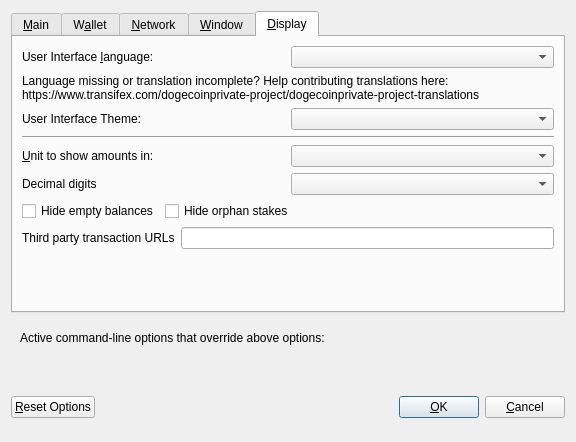
<?xml version="1.0" encoding="UTF-8"?>
<ui version="4.0">
 <class>OptionsDialog</class>
 <widget class="QDialog" name="OptionsDialog">
  <property name="geometry">
   <rect>
    <x>0</x>
    <y>0</y>
    <width>576</width>
    <height>442</height>
   </rect>
  </property>
  <property name="windowTitle">
   <string>Options</string>
  </property>
  <property name="modal">
   <bool>true</bool>
  </property>
  <layout class="QVBoxLayout" name="verticalLayout">
   <item>
    <widget class="QTabWidget" name="tabWidget">
     <property name="currentIndex">
      <number>4</number>
     </property>
     <widget class="QWidget" name="tabMain">
      <attribute name="title">
       <string>&amp;Main</string>
      </attribute>
      <layout class="QVBoxLayout" name="verticalLayout_Main">
       <item>
        <widget class="QCheckBox" name="bitcoinAtStartup">
         <property name="toolTip">
          <string>Automatically start DOGP after logging in to the system.</string>
         </property>
         <property name="text">
          <string>&amp;Start DOGP on system login</string>
         </property>
        </widget>
       </item>
       <item>
        <layout class="QHBoxLayout" name="horizontalLayout_2_Main">
         <item>
          <widget class="QLabel" name="databaseCacheLabel">
           <property name="text">
            <string>Size of &amp;database cache</string>
           </property>
           <property name="textFormat">
            <enum>Qt::PlainText</enum>
           </property>
           <property name="buddy">
            <cstring>databaseCache</cstring>
           </property>
          </widget>
         </item>
         <item>
          <widget class="QSpinBox" name="databaseCache"/>
         </item>
         <item>
          <widget class="QLabel" name="databaseCacheUnitLabel">
           <property name="text">
            <string>MB</string>
           </property>
           <property name="textFormat">
            <enum>Qt::PlainText</enum>
           </property>
          </widget>
         </item>
         <item>
          <spacer name="horizontalSpacer_2_Main">
           <property name="orientation">
            <enum>Qt::Horizontal</enum>
           </property>
           <property name="sizeHint" stdset="0">
            <size>
             <width>40</width>
             <height>20</height>
            </size>
           </property>
          </spacer>
         </item>
        </layout>
       </item>
       <item>
        <layout class="QHBoxLayout" name="horizontalLayout_3_Main">
         <item>
          <widget class="QLabel" name="threadsScriptVerifLabel">
           <property name="text">
            <string>Number of script &amp;verification threads</string>
           </property>
           <property name="textFormat">
            <enum>Qt::PlainText</enum>
           </property>
           <property name="buddy">
            <cstring>threadsScriptVerif</cstring>
           </property>
          </widget>
         </item>
         <item>
          <widget class="QSpinBox" name="threadsScriptVerif">
           <property name="toolTip">
            <string>(0 = auto, &lt;0 = leave that many cores free)</string>
           </property>
          </widget>
         </item>
         <item>
          <spacer name="horizontalSpacer_3_Main">
           <property name="orientation">
            <enum>Qt::Horizontal</enum>
           </property>
           <property name="sizeHint" stdset="0">
            <size>
             <width>40</width>
             <height>20</height>
            </size>
           </property>
          </spacer>
         </item>
        </layout>
       </item>
       <item>
        <spacer name="verticalSpacer_2">
         <property name="orientation">
          <enum>Qt::Vertical</enum>
         </property>
         <property name="sizeHint" stdset="0">
          <size>
           <width>20</width>
           <height>40</height>
          </size>
         </property>
        </spacer>
       </item>
       <item>
        <widget class="QCheckBox" name="checkBoxZeromintEnable">
         <property name="toolTip">
          <string>Enable automatic minting of DOGP units to zDOGP</string>
         </property>
         <property name="layoutDirection">
          <enum>Qt::LeftToRight</enum>
         </property>
         <property name="text">
          <string>Enable zDOGP Automint</string>
         </property>
        </widget>
       </item>
       <item>
        <layout class="QHBoxLayout" name="horizontalLayout_3">
         <item>
          <widget class="QLabel" name="percentage_label">
           <property name="toolTip">
            <string>Percentage of incoming DOGP which get automatically converted to zDOGP via Zerocoin Protocol (min: 10%)</string>
           </property>
           <property name="text">
            <string>Percentage of autominted zDOGP</string>
           </property>
          </widget>
         </item>
         <item>
          <widget class="QSpinBox" name="zeromintPercentage">
           <property name="minimum">
            <number>1</number>
           </property>
           <property name="maximum">
            <number>100</number>
           </property>
          </widget>
         </item>
        </layout>
       </item>
       <item>
        <layout class="QHBoxLayout" name="horizontalLayout" stretch="0,0">
         <property name="sizeConstraint">
          <enum>QLayout::SetFixedSize</enum>
         </property>
         <item>
          <widget class="QLabel" name="labelPreferredDenom">
           <property name="maximumSize">
            <size>
             <width>16777215</width>
             <height>16777215</height>
            </size>
           </property>
           <property name="toolTip">
            <string>Wait with automatic conversion to Zerocoin until enough DOGP for this denomination is available</string>
           </property>
           <property name="text">
            <string>Preferred Automint zDOGP Denomination</string>
           </property>
          </widget>
         </item>
         <item>
          <widget class="QComboBox" name="preferredDenom">
           <property name="maximumSize">
            <size>
             <width>16777215</width>
             <height>27</height>
            </size>
           </property>
           <property name="toolTip">
            <string>Wait with automatic conversion to Zerocoin until enough DOGP for this denomination is available</string>
           </property>
           <property name="maxVisibleItems">
            <number>9</number>
           </property>
           <property name="maxCount">
            <number>9</number>
           </property>
          </widget>
         </item>
        </layout>
       </item>
      </layout>
     </widget>
     <widget class="QWidget" name="tabWallet">
      <attribute name="title">
       <string>W&amp;allet</string>
      </attribute>
      <layout class="QVBoxLayout" name="verticalLayout_Wallet">
       <item>
        <layout class="QHBoxLayout" name="horizontalLayout_2_Wallet">
         <item>
          <widget class="QLabel" name="labelStakeSplitThresholdText">
           <property name="text">
            <string>Stake split threshold:</string>
           </property>
          </widget>
         </item>
         <item>
          <widget class="QSpinBox" name="spinBoxStakeSplitThreshold">
           <property name="minimum">
            <number>1</number>
           </property>
           <property name="maximum">
            <number>999999</number>
           </property>
          </widget>
         </item>
        </layout>
       </item>
       <item>
        <widget class="QGroupBox" name="groupBox">
         <property name="title">
          <string>Expert</string>
         </property>
         <layout class="QVBoxLayout" name="verticalLayout_2">
          <item>
           <widget class="QCheckBox" name="coinControlFeatures">
            <property name="toolTip">
             <string>Whether to show coin control features or not.</string>
            </property>
            <property name="text">
             <string>Enable coin &amp;control features</string>
            </property>
           </widget>
          </item>
          <item>
           <widget class="QCheckBox" name="showMasternodesTab">
            <property name="toolTip">
             <string>Show additional tab listing all your masternodes in first sub-tab&lt;br/&gt;and all masternodes on the network in second sub-tab.</string>
            </property>
            <property name="text">
             <string>Show Masternodes Tab</string>
            </property>
           </widget>
          </item>
          <item>
           <widget class="QCheckBox" name="spendZeroConfChange">
            <property name="toolTip">
             <string>If you disable the spending of unconfirmed change, the change from a transaction&lt;br/&gt;cannot be used until that transaction has at least one confirmation.&lt;br/&gt;This also affects how your balance is computed.</string>
            </property>
            <property name="text">
             <string>&amp;Spend unconfirmed change</string>
            </property>
           </widget>
          </item>
         </layout>
        </widget>
       </item>
       <item>
        <spacer name="verticalSpacer_Wallet">
         <property name="orientation">
          <enum>Qt::Vertical</enum>
         </property>
         <property name="sizeHint" stdset="0">
          <size>
           <width>20</width>
           <height>40</height>
          </size>
         </property>
        </spacer>
       </item>
      </layout>
     </widget>
     <widget class="QWidget" name="tabNetwork">
      <attribute name="title">
       <string>&amp;Network</string>
      </attribute>
      <layout class="QVBoxLayout" name="verticalLayout_Network">
       <item>
        <widget class="QCheckBox" name="mapPortUpnp">
         <property name="toolTip">
          <string>Automatically open the DOGP client port on the router. This only works when your router supports UPnP and it is enabled.</string>
         </property>
         <property name="text">
          <string>Map port using &amp;UPnP</string>
         </property>
        </widget>
       </item>
       <item>
        <widget class="QCheckBox" name="allowIncoming">
         <property name="toolTip">
          <string>Accept connections from outside</string>
         </property>
         <property name="text">
          <string>Allow incoming connections</string>
         </property>
        </widget>
       </item>
       <item>
        <widget class="QCheckBox" name="connectSocks">
         <property name="toolTip">
          <string>Connect to the DOGP network through a SOCKS5 proxy.</string>
         </property>
         <property name="text">
          <string>&amp;Connect through SOCKS5 proxy (default proxy):</string>
         </property>
        </widget>
       </item>
       <item>
        <layout class="QHBoxLayout" name="horizontalLayout_1_Network">
         <item>
          <widget class="QLabel" name="proxyIpLabel">
           <property name="text">
            <string>Proxy &amp;IP:</string>
           </property>
           <property name="textFormat">
            <enum>Qt::PlainText</enum>
           </property>
           <property name="buddy">
            <cstring>proxyIp</cstring>
           </property>
          </widget>
         </item>
         <item>
          <widget class="QValidatedLineEdit" name="proxyIp">
           <property name="minimumSize">
            <size>
             <width>140</width>
             <height>0</height>
            </size>
           </property>
           <property name="maximumSize">
            <size>
             <width>140</width>
             <height>16777215</height>
            </size>
           </property>
           <property name="toolTip">
            <string>IP address of the proxy (e.g. IPv4: 127.0.0.1 / IPv6: ::1)</string>
           </property>
          </widget>
         </item>
         <item>
          <widget class="QLabel" name="proxyPortLabel">
           <property name="text">
            <string>&amp;Port:</string>
           </property>
           <property name="textFormat">
            <enum>Qt::PlainText</enum>
           </property>
           <property name="buddy">
            <cstring>proxyPort</cstring>
           </property>
          </widget>
         </item>
         <item>
          <widget class="QLineEdit" name="proxyPort">
           <property name="minimumSize">
            <size>
             <width>55</width>
             <height>0</height>
            </size>
           </property>
           <property name="maximumSize">
            <size>
             <width>55</width>
             <height>16777215</height>
            </size>
           </property>
           <property name="toolTip">
            <string>Port of the proxy (e.g. 9050)</string>
           </property>
          </widget>
         </item>
         <item>
          <spacer name="horizontalSpacer_1_Network">
           <property name="orientation">
            <enum>Qt::Horizontal</enum>
           </property>
           <property name="sizeHint" stdset="0">
            <size>
             <width>40</width>
             <height>20</height>
            </size>
           </property>
          </spacer>
         </item>
        </layout>
       </item>
       <item>
        <spacer name="verticalSpacer_Network">
         <property name="orientation">
          <enum>Qt::Vertical</enum>
         </property>
         <property name="sizeHint" stdset="0">
          <size>
           <width>20</width>
           <height>40</height>
          </size>
         </property>
        </spacer>
       </item>
      </layout>
     </widget>
     <widget class="QWidget" name="tabWindow">
      <attribute name="title">
       <string>&amp;Window</string>
      </attribute>
      <layout class="QVBoxLayout" name="verticalLayout_Window">
       <item>
        <widget class="QCheckBox" name="minimizeToTray">
         <property name="toolTip">
          <string>Show only a tray icon after minimizing the window.</string>
         </property>
         <property name="text">
          <string>&amp;Minimize to the tray instead of the taskbar</string>
         </property>
        </widget>
       </item>
       <item>
        <widget class="QCheckBox" name="minimizeOnClose">
         <property name="toolTip">
          <string>Minimize instead of exit the application when the window is closed. When this option is enabled, the application will be closed only after selecting Quit in the menu.</string>
         </property>
         <property name="text">
          <string>M&amp;inimize on close</string>
         </property>
        </widget>
       </item>
       <item>
        <spacer name="verticalSpacer_Window">
         <property name="orientation">
          <enum>Qt::Vertical</enum>
         </property>
         <property name="sizeHint" stdset="0">
          <size>
           <width>20</width>
           <height>40</height>
          </size>
         </property>
        </spacer>
       </item>
      </layout>
     </widget>
     <widget class="QWidget" name="tabDisplay">
      <attribute name="title">
       <string>&amp;Display</string>
      </attribute>
      <layout class="QVBoxLayout" name="verticalLayout_Display">
       <item>
        <layout class="QHBoxLayout" name="horizontalLayout_1_Display">
         <item>
          <widget class="QLabel" name="langLabel">
           <property name="text">
            <string>User Interface &amp;language:</string>
           </property>
           <property name="textFormat">
            <enum>Qt::PlainText</enum>
           </property>
           <property name="buddy">
            <cstring>lang</cstring>
           </property>
          </widget>
         </item>
         <item>
          <widget class="QValueComboBox" name="lang">
           <property name="toolTip">
            <string>The user interface language can be set here. This setting will take effect after restarting DOGP.</string>
           </property>
          </widget>
         </item>
        </layout>
       </item>
       <item>
        <widget class="QLabel" name="label_3">
         <property name="toolTip">
          <string notr="true"/>
         </property>
         <property name="statusTip">
          <string notr="true"/>
         </property>
         <property name="whatsThis">
          <string notr="true"/>
         </property>
         <property name="accessibleName">
          <string notr="true"/>
         </property>
         <property name="text">
          <string>Language missing or translation incomplete? Help contributing translations here:
https://www.transifex.com/dogecoinprivate-project/dogecoinprivate-project-translations</string>
         </property>
         <property name="wordWrap">
          <bool>true</bool>
         </property>
         <property name="openExternalLinks">
          <bool>true</bool>
         </property>
         <property name="textInteractionFlags">
          <set>Qt::TextBrowserInteraction</set>
         </property>
        </widget>
       </item>
       <item>
        <layout class="QHBoxLayout" name="horizontalLayout_2_Display" stretch="0,0">
         <item>
          <widget class="QLabel" name="themeLabel">
           <property name="text">
            <string>User Interface Theme:</string>
           </property>
          </widget>
         </item>
         <item>
          <widget class="QValueComboBox" name="theme"/>
         </item>
        </layout>
       </item>
       <item>
        <widget class="Line" name="line">
         <property name="orientation">
          <enum>Qt::Horizontal</enum>
         </property>
        </widget>
       </item>
       <item>
        <layout class="QHBoxLayout" name="horizontalLayout_3_Display">
         <item>
          <widget class="QLabel" name="unitLabel">
           <property name="text">
            <string>&amp;Unit to show amounts in:</string>
           </property>
           <property name="textFormat">
            <enum>Qt::PlainText</enum>
           </property>
           <property name="buddy">
            <cstring>unit</cstring>
           </property>
          </widget>
         </item>
         <item>
          <widget class="QValueComboBox" name="unit">
           <property name="toolTip">
            <string>Choose the default subdivision unit to show in the interface and when sending coins.</string>
           </property>
          </widget>
         </item>
        </layout>
       </item>
       <item>
        <layout class="QHBoxLayout" name="horizontalLayout_4_Display">
         <item>
          <widget class="QLabel" name="digitsLabel">
           <property name="text">
            <string>Decimal digits</string>
           </property>
          </widget>
         </item>
         <item>
          <widget class="QValueComboBox" name="digits"/>
         </item>
        </layout>
       </item>
       <item>
        <layout class="QHBoxLayout" name="horizontalLayout_5_Display">
         <item>
          <widget class="QCheckBox" name="checkBoxHideZeroBalances">
           <property name="toolTip">
            <string>Hide empty balances</string>
           </property>
           <property name="layoutDirection">
            <enum>Qt::LeftToRight</enum>
           </property>
           <property name="text">
            <string>Hide empty balances</string>
           </property>
          </widget>
         </item>
         <item>
          <widget class="QCheckBox" name="checkBoxHideOrphans">
           <property name="toolTip">
            <string>Hide orphan stakes in transaction lists</string>
           </property>
           <property name="text">
            <string>Hide orphan stakes</string>
           </property>
          </widget>
         </item>
         <item>
          <spacer name="horizontalSpacer">
           <property name="orientation">
            <enum>Qt::Horizontal</enum>
           </property>
           <property name="sizeHint" stdset="0">
            <size>
             <width>40</width>
             <height>20</height>
            </size>
           </property>
          </spacer>
         </item>
        </layout>
       </item>
       <item>
        <layout class="QHBoxLayout" name="horizontalLayout_6_Display">
         <item>
          <widget class="QLabel" name="thirdPartyTxUrlsLabel">
           <property name="toolTip">
            <string>Third party URLs (e.g. a block explorer) that appear in the transactions tab as context menu items. %s in the URL is replaced by transaction hash. Multiple URLs are separated by vertical bar |.</string>
           </property>
           <property name="text">
            <string>Third party transaction URLs</string>
           </property>
           <property name="buddy">
            <cstring>thirdPartyTxUrls</cstring>
           </property>
          </widget>
         </item>
         <item>
          <widget class="QLineEdit" name="thirdPartyTxUrls">
           <property name="toolTip">
            <string>Third party URLs (e.g. a block explorer) that appear in the transactions tab as context menu items. %s in the URL is replaced by transaction hash. Multiple URLs are separated by vertical bar |.</string>
           </property>
          </widget>
         </item>
        </layout>
       </item>
       <item>
        <spacer name="verticalSpacer">
         <property name="orientation">
          <enum>Qt::Vertical</enum>
         </property>
         <property name="sizeHint" stdset="0">
          <size>
           <width>20</width>
           <height>40</height>
          </size>
         </property>
        </spacer>
       </item>
      </layout>
     </widget>
    </widget>
   </item>
   <item>
    <widget class="QFrame" name="frame">
     <layout class="QVBoxLayout" name="verticalLayout_Bottom">
      <item>
       <layout class="QHBoxLayout" name="horizontalLayout_Bottom">
        <item>
         <widget class="QLabel" name="overriddenByCommandLineInfoLabel">
          <property name="text">
           <string>Active command-line options that override above options:</string>
          </property>
          <property name="textFormat">
           <enum>Qt::PlainText</enum>
          </property>
         </widget>
        </item>
        <item>
         <spacer name="horizontalSpacer_Bottom">
          <property name="orientation">
           <enum>Qt::Horizontal</enum>
          </property>
          <property name="sizeHint" stdset="0">
           <size>
            <width>40</width>
            <height>20</height>
           </size>
          </property>
         </spacer>
        </item>
       </layout>
      </item>
      <item>
       <widget class="QLabel" name="overriddenByCommandLineLabel">
        <property name="text">
         <string/>
        </property>
        <property name="textFormat">
         <enum>Qt::PlainText</enum>
        </property>
        <property name="wordWrap">
         <bool>true</bool>
        </property>
       </widget>
      </item>
     </layout>
    </widget>
   </item>
   <item>
    <layout class="QHBoxLayout" name="horizontalLayout_Buttons">
     <item>
      <widget class="QPushButton" name="resetButton">
       <property name="toolTip">
        <string>Reset all client options to default.</string>
       </property>
       <property name="text">
        <string>&amp;Reset Options</string>
       </property>
       <property name="autoDefault">
        <bool>false</bool>
       </property>
      </widget>
     </item>
     <item>
      <spacer name="horizontalSpacer_1">
       <property name="orientation">
        <enum>Qt::Horizontal</enum>
       </property>
       <property name="sizeHint" stdset="0">
        <size>
         <width>40</width>
         <height>48</height>
        </size>
       </property>
      </spacer>
     </item>
     <item>
      <widget class="QLabel" name="statusLabel">
       <property name="minimumSize">
        <size>
         <width>200</width>
         <height>0</height>
        </size>
       </property>
       <property name="font">
        <font>
         <weight>75</weight>
         <bold>true</bold>
        </font>
       </property>
       <property name="text">
        <string/>
       </property>
       <property name="textFormat">
        <enum>Qt::PlainText</enum>
       </property>
       <property name="wordWrap">
        <bool>true</bool>
       </property>
      </widget>
     </item>
     <item>
      <spacer name="horizontalSpacer_2">
       <property name="orientation">
        <enum>Qt::Horizontal</enum>
       </property>
       <property name="sizeHint" stdset="0">
        <size>
         <width>40</width>
         <height>48</height>
        </size>
       </property>
      </spacer>
     </item>
     <item>
      <widget class="QPushButton" name="okButton">
       <property name="text">
        <string>&amp;OK</string>
       </property>
       <property name="autoDefault">
        <bool>false</bool>
       </property>
       <property name="default">
        <bool>true</bool>
       </property>
      </widget>
     </item>
     <item>
      <widget class="QPushButton" name="cancelButton">
       <property name="text">
        <string>&amp;Cancel</string>
       </property>
       <property name="autoDefault">
        <bool>false</bool>
       </property>
      </widget>
     </item>
    </layout>
   </item>
  </layout>
 </widget>
 <customwidgets>
  <customwidget>
   <class>QValidatedLineEdit</class>
   <extends>QLineEdit</extends>
   <header>qvalidatedlineedit.h</header>
  </customwidget>
  <customwidget>
   <class>QValueComboBox</class>
   <extends>QComboBox</extends>
   <header>qvaluecombobox.h</header>
  </customwidget>
 </customwidgets>
 <resources/>
 <connections/>
</ui>
